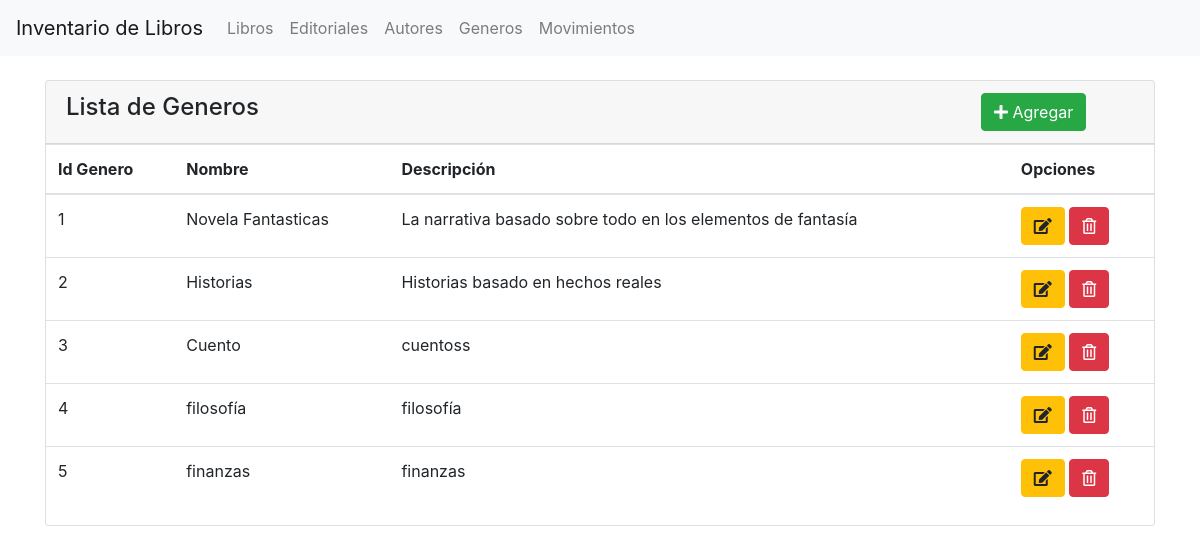
The page /listar_genero.php on the database its author committed.
### tables this page shows
CREATE TABLE `generos` (
  `idGenero` int(11) NOT NULL,
  `nombreGenero` varchar(50) NOT NULL,
  `descripcion` varchar(150) NOT NULL
);

### listar_genero.php (the view, shortened to what this page needs)
<!doctype html>
<html lang="es">
  <head>
    <link rel="stylesheet" href="https://stackpath.bootstrapcdn.com/bootstrap/4.5.2/css/bootstrap.min.css">
    <link rel="stylesheet" href="https://use.fontawesome.com/releases/v5.12.1/css/all.css" />
  </head>
  <body>
  <nav class="navbar navbar-expand-lg navbar-light bg-light">
  <a class="navbar-brand" href="#">Inventario de Libros</a>
  <div class="collapse navbar-collapse" id="navbarNavAltMarkup">
    <div class="navbar-nav">
      <a class="nav-item nav-link" href="listar_libros.php">Libros</a>
      <a class="nav-item nav-link" href="listar_editoriales.php">Editoriales</a>
      <a class="nav-item nav-link" href="listar_autores.php">Autores</a>
      <a class="nav-item nav-link" href="listar_genero.php">Generos</a>
      <a class="nav-item nav-link" href="listar_movimientos.php">Movimientos</a>
    </div>
  </div>
</nav>
    <br/>
    <div class="container">
        <div class="card">
            <div class="card-header">
                <div class="row">
                    <div class="col-lg-10">
                        <h4>Lista de Generos</h4>
                    </div>
                    <div class="col-lg-2">
                        <a class="btn btn-success" href="agregar_genero.php"><i class="fas fa-plus"></i> Agregar</a>
                    </div>
                </div>
            </div>
            <?php
            $conn = OpenCon();
            $sql = "SELECT * FROM generos";
            ?>
                <table class="table">
                    <thead>
                        <tr>
                            <th>Id Genero</th>
                            <th>Nombre</th>
                            <th>Descripción</th>
                            <th>Opciones</th>
                        </tr>
                    </thead>
                    <tbody>
                <?php
                     foreach ($conn->query($sql) as $row) {
                        echo "<tr>";
                        echo "<td>" . $row["idGenero"]. "</td>";
                        echo "<td>" . $row["nombreGenero"]. "</td>";
                        echo "<td>" . $row["descripcion"]. "</td>";
                        echo "<td>";
                        echo "<a class=\"btn btn-warning\" href=\"http://localhost/inventarioPDO/editar_genero.php?idGenero=". $row["idGenero"]."\"><i class=\"fas fa-edit\"></i></a> ";
                        echo "<a class=\"btn btn-danger\" href=\"http://localhost/inventarioPDO/eliminar_genero.php?codigo=". $row["idGenero"]."\"><i class=\"far fa-trash-alt\"></i></a>";
                        echo "</td>";
                        echo "</tr>";
                    }
                    ?>
                    </tbody>
                </table>
        </div>
    </div>
  </body>
</html>

### rows shown on the page
generos: idGenero "1", nombreGenero "Novela Fantasticas", descripcion "La narrativa basado sobre todo en los elementos de fantasía"
generos: idGenero "2", nombreGenero "Historias", descripcion "Historias basado en hechos reales"
generos: idGenero "3", nombreGenero "Cuento", descripcion "cuentoss"
generos: idGenero "4", nombreGenero "filosofía", descripcion "filosofía"
generos: idGenero "5", nombreGenero "finanzas", descripcion "finanzas"
